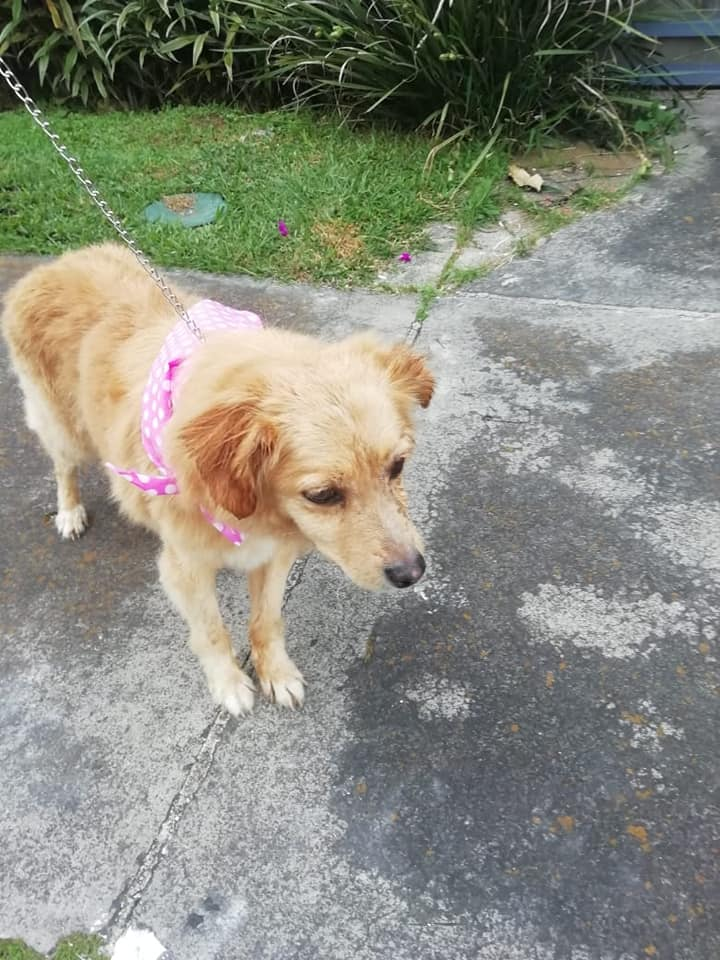
#> input picture semana6/tarea/Perrita.jpg, 720 x 960 px
$ jupyter execute 'Trabajo_Práctico_s6_MCD_Roberto.ipynb'   (shell and % lines are left out)
#> lines starting #> are read from the running program, lines starting #| are printed output that depends on the picture
# Matemática para Ciencia de los Datos
# Trabajo Práctico 5

Profesor: Juan Luis Crespo Mariño (basado en trabajo previo de Luis Alexánder Calvo Valverde)

Instituto Tecnológico de Costa Rica,

Programa Ciencia de Datos

---

Fecha de entrega: 26 de agosto de 2025, hora límite las 6:00 pm.

Medio de entrega: Por medio del TEC-Digital.

Entregables: Un archivo jupyter ( .IPYNB ).

Estudiante:
1. **Roberto Baltodano**

---

**Pregunta 1 (30 puntos)**

Para la siguiente función:

$f_{2}\left(x_{1},x_{2}\right)=x_{1}e^{\left(-x_{1}^{2}-x_{2}^{2}\right)}$

Realice lo siguiente:

En python, genere un gráfico, puede usar la función meshgrid (Use la biblioteca plotly).

[cell 1]

import numpy as np
import plotly.graph_objects as go

# Funcion f2 definida como lambda
f2 = lambda x1, x2: x1 * np.exp(-(x1**2) - (x2**2))

# Se crea un grid con numpy usando la funcion linspace
x1 = np.linspace(-2, 2, 100)
x2 = np.linspace(-2, 2, 100)
X1, X2 = np.meshgrid(x1, x2)
Z = f2(X1, X2)

# Manejo del grafico usando la libreria plotly
fig = go.Figure(data=[go.Surface(z=Z, x=X1, y=X2, colorscale="Viridis")])

fig.update_layout(
    scene=dict(
        xaxis_title="x₁",
        yaxis_title="x₂",
        zaxis_title="z"
    ),
    autosize=True,
    margin=dict(l=65, r=50, b=65, t=90)
)

fig.show()

---

**Pregunta 2 (20 puntos)**

Para la siguiente función multivariable: $z=f\left(x,y\right)=3x^{2}+2y^{4}$, calcule el vector gradiente manualmente.  Evalúelo para el punto $P_{1}=\left(7.4,-6.3\right)$. Luego calcule la magnitud (norma Euclidiana) del vector gradiente para el punto. Finalmente normalice el vector resultante.

--No se require programación en python--.

$$
f(x,y) = 3x^{2} + 2y^{4}
$$

$$
\frac{\partial f(x,y)}{\partial x}
= 3 \cdot 2x^{2-1} + 0
= 6x
$$

$$
\frac{\partial f(x,y)}{\partial y}
= 0 + 2 \cdot 4y^{4-1}
= 8y^{3}
$$

$$
\nabla f = (6x,\, 8y^{3})
$$

Evaluado en P1=(7.4, -6.3)
$$
f(7.4, -6.3)
= \left( 6 \cdot 7.4,\; 8(-6.3)^{3} \right)
= (44.4,\; -2000.376)
$$

Calculo de la norma euclidea
$$
\|\nabla f\| = \sqrt{(6x)^{2} + (8y^{3})^{2}}
= \sqrt{36x^{2} + 64y^{6}}
$$

Se puede simplificar usando el máximo común divisor

$$
\sqrt{36x^{2} + 64y^{6}}
= \sqrt{4 \big( 9x^{2} + 16y^{6} \big)}
= 2\sqrt{9x^{2} + 16y^{6}}
$$

Vector gradiente normalizado

$$
\widehat{\nabla f}
= \left( \frac{6x}{2\sqrt{9x^{2}+16y^{6}}}, \, \frac{8y^{3}}{2\sqrt{9x^{2}+16y^{6}}} \right)
$$

$$
= \left( \frac{3x}{\sqrt{9x^{2}+16y^{6}}}, \, \frac{4y^{3}}{\sqrt{9x^{2}+16y^{6}}} \right)
$$

---

**Pregunta 3 (20 puntos)**

Calcule el vector gradiente $\nabla f$ para la siguiente función multi-variable $f: \mathbb{R}^2\rightarrow\mathbb{R}$.

$f(x,y) = x^3+y^2$

    * Además, evalúe en
$\begin{bmatrix}1\\1\end{bmatrix}$.

$$
f(x,y) = x^{3} + y^{2}
$$

$$
\frac{\partial f(x,y)}{\partial x}
= 3x^{3-1} + 0
= 3x^{2}
$$

$$
\frac{\partial f(x,y)}{\partial y}
= 0 + 2y^{2-1}
= 2y
$$

$$
\nabla f = (3x^{2},\, 2y)
$$

Evaluado en P1 = (1,1)

$$
f(1,1) = (3,\,2)
$$

---

**Pregunta 4 (30 puntos)**

La ténica del SVD puede ser utiliada para la compresión de imágenes. Por ejemplo, una imagen **[1]** de $m×n$ pixels en escala de grises puede ser representada como una matriz $A \in R^{m×n}$ cuyos elementos $a_{ij}$ representan la intensidad del pixel $(i, j)$. En particular, una imagen contiene mucha información redundante, es decir, que puede ser eliminada sin que el efecto visual sea notable.

Se podría sustituir la matriz $A$ por otra matriz $B$ de rango menor.

Consideremos:

Teorema: Sean $\sigma_{1} \geq \sigma_{2} \geq \cdots \geq \sigma_{r} > 0 $, valores singulares no  nulos de $A \in C^{m×n}$. Entonces para cada $k < r$, la distancia desde $A$ al conjunto de matrices de rango $k$ en la norma $\left\Vert \cdot \right\Vert _{2} $ es:

$$\sigma_{k+1} = \min\limits_{rank(B)=k} \left\Vert A - B \right\Vert _{2}$$

Por tanto, si $A = UDV^T $ es la descomposición en valores singulares de $A$, la matriz de rango $k$ de mejor aproximación a $A$ es:

$$B = U
\begin{bmatrix} D  &  0      \\
                0  &  0
\end{bmatrix} V^T , D = diag(\sigma_1, \sigma_2, \cdots , \sigma_k)$$

Si $U_k$ y $V_k$ son las matrices compuestas por las primeras $k$ columnas de $U$ y $V$,  respectivamente, entonces se puede decir que (fórmula **f_1**):

$$B = U_k D V_{k}^{T}$$

logrando codificar la imagen aproximada por medio de matrices de menor tamaño.

Por otra parte, las imágenes en color **[2]** se representan en Python como matrices numéricas tridimensionales, la tercera dimensión para representar los valores de color (rojo, verde azul). Sin embargo, el método SVD es aplicable a matrices bidimensionales. Así que tenemos que encontrar una manera de convertir la matriz tridimensional en matrices bidimensionales, aplicar SVD y reconstruirla como una matriz  tridimensional. Hay dos maneras de hacerlo. Mostraremos ambos métodos a continuación.
1. método de remodelación: Este método implica aplanar la tercera dimensión de la matriz de imágenes en la segunda dimensión utilizando el método de reshape.
1. Método de capa:   Este método trata una imagen en color como una pila de 3 imágenes bidimensionales separadas (capas roja, azul y verde). Se aplica la reconstrucción SVD truncada en cada capa bidimensional por separado y luego se vuelven a juntar las capas reconstruidas.

Investigue uno de estos métodos y aplique un procedimiento similar al del cuaderno visto en clase, utilizando la figura adjunta "Imagen1.jpg" (**procesando la imagen a color, NO en escala de grises**).

1. Cargue la imagen adjunta, "Perrita.jpg".
1. Muestre su contenido en pantalla.
1. Calcule la descomposicíón en valores singulares.
1. Sea $k$ los primeros $k_{ésimos}$ primeros valores singulares. Para $k \in [5, 10, 50, 100, 300, 700, 900]$, haga:
    1. Trunque las matrices U, D y V dejando sólo aquellas columnas que corresponden a los valores singulares seleccionados ($k$), obteniendo las matrices $U_k$, $D$ y $V_k$.
    1. Muestre el tamaño de cada una de las matrices.
    1. Calcule la matriz $B$ que aproxima a $A$ segúnn la fórmula **f_1** (ver arriba).
    1. Muestre la imagen correspondiente al contenido de la matriz $B$.

**[1]** Texto base: https://w3.ual.es/~andrei/Practicas/practica14.pdf

**[2]** Texto base de Ramesh Putalapattu.

[cell 2]
from PIL import Image
import matplotlib.pyplot as plt
import numpy as np

plt.style.use('ggplot')
img = Image.open('Perrita.jpg').convert("RGB")
#> img is the input picture: PIL image 720x960 RGB; mean R, G, B 137.7, 139.2, 127
print("Detalles de img: ", img)
#| Detalles de img:  <PIL.Image.Image image mode=RGB size=720x960 at 0x7F8BD4CCA590>

A = np.array(img, dtype=np.float64)

# Opcion escogida: #2 Dividir las 3 matrices y aplicar la SVD a las 3 en paralelo
R = A[:, :, 0]
G = A[:, :, 1]
B = A[:, :, 2]

# Muestra la imagen de las 3 diferentes matrices
# Rojo
print("Rojos")
plt.figure(figsize=(9, 6))
plt.imshow(R, cmap='Reds')
plt.show()

# Verde
print("Verdes")
plt.figure(figsize=(9, 6))
plt.imshow(G, cmap='Greens')
plt.show()

# Azul
print("Azules")
plt.figure(figsize=(9, 6))
plt.imshow(B, cmap='Blues')
plt.show()

# Aplico la SVD para las 3 diferentes matrices RGB
UR, DR, VR = np.linalg.svd(R)
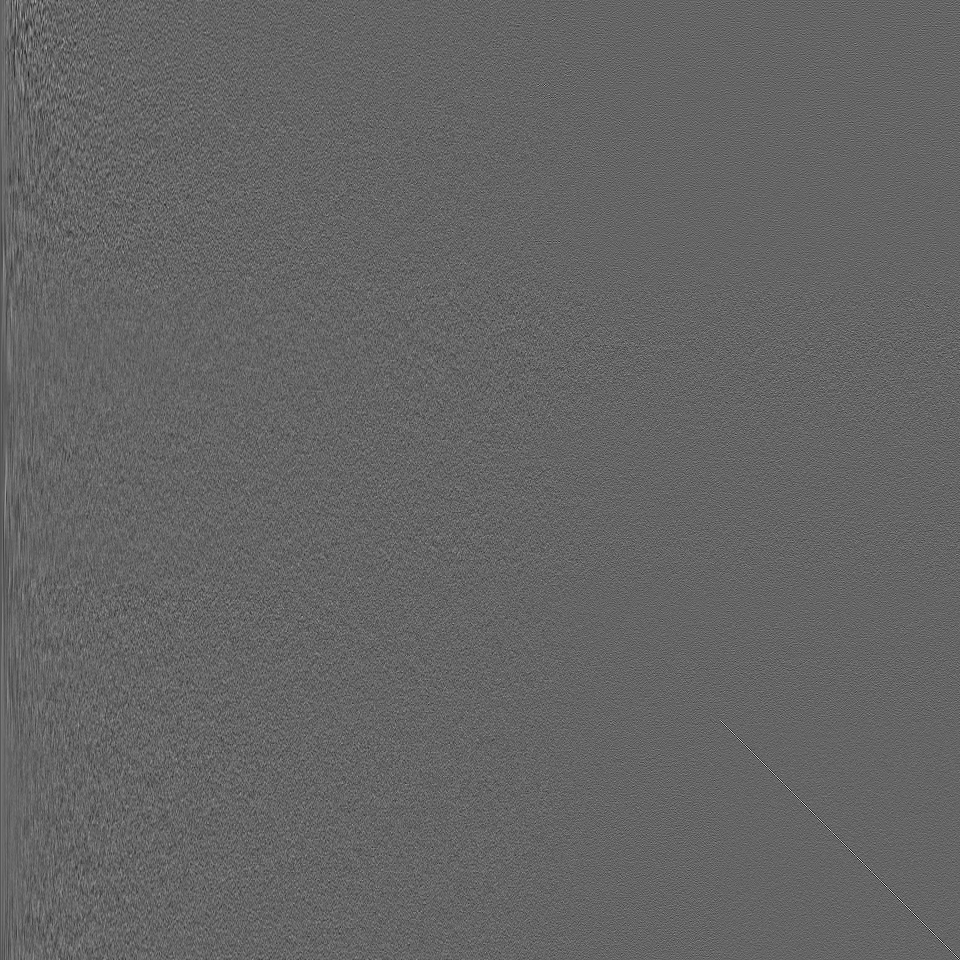
#> UR: shape (960, 960) float64; min -0.26, max 0.393, mean -2.93e-05; drawn with min black and max white
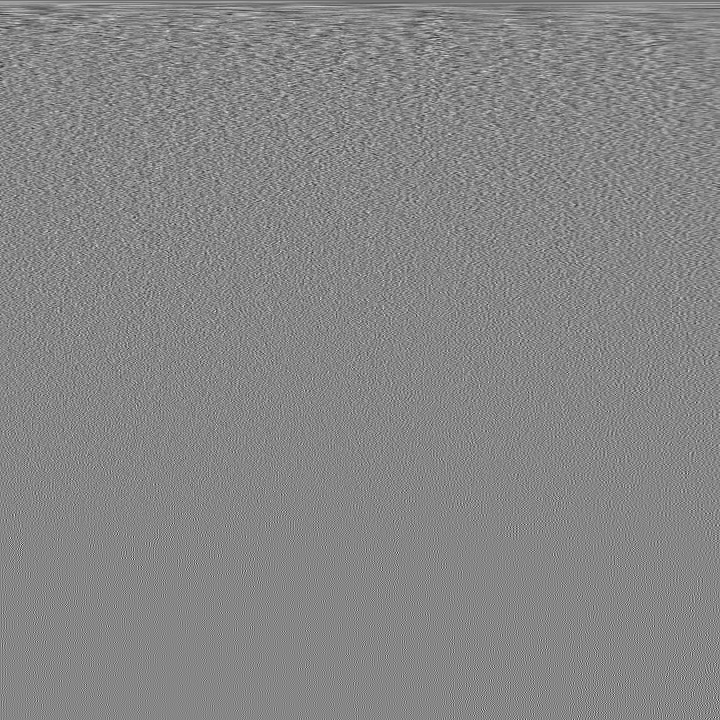
#> VR: shape (720, 720) float64; min -0.24, max 0.215, mean -5.91e-05; drawn with min black and max white
#> DR = 720 values, max 120770.6 at index 0, min 2.66 at index 719, mean 610.6
UG, DG, VG = np.linalg.svd(G)
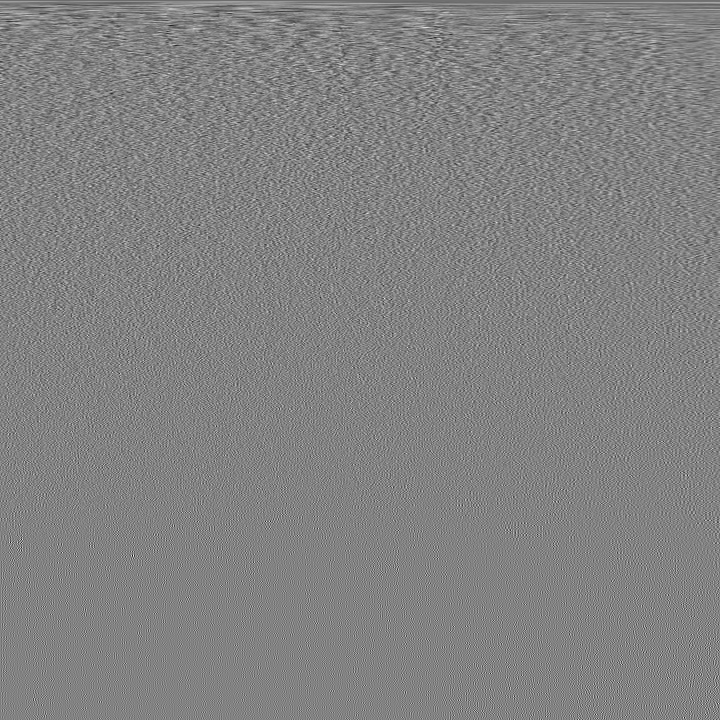
#> VG: shape (720, 720) float64; min -0.25, max 0.239, mean -5.76e-05; drawn with min black and max white
#> DG = 720 values, max 119848 at index 0, min 2.64 at index 719, mean 608.6
UB, DB, VB = np.linalg.svd(B)
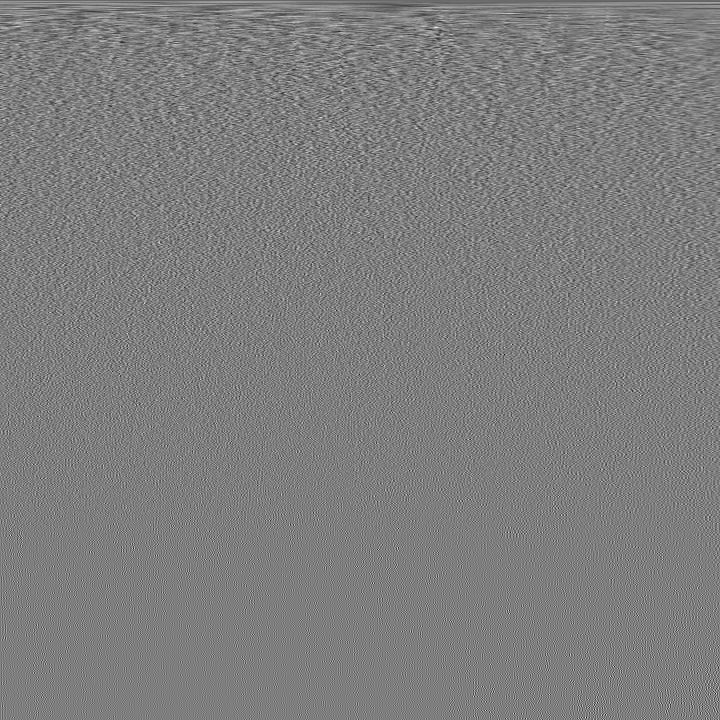
#> VB: shape (720, 720) float64; min -0.231, max 0.235, mean -5.92e-05; drawn with min black and max white
#> DB = 720 values, max 110981.5 at index 0, min 3.04 at index 719, mean 608.3


for i in [5, 10, 50, 100, 300, 700]:
    # Se hace la reconstruccion para cada valor del bucle para los 3 canales RGB
    reconstimgR = UR[:, :i] @ np.diag(DR[:i]) @ VR[:i, :]
    reconstimgG = UG[:, :i] @ np.diag(DG[:i]) @ VG[:i, :]
    reconstimgB = UB[:, :i] @ np.diag(DB[:i]) @ VB[:i, :]

    # Se combinan las matrices
    reconstimg = np.stack((reconstimgR, reconstimgG, reconstimgB), axis=2)

    # Se clipean los valores para que sean de 0 a 255 y se convierten a un unsigned integer 8 para mostrarlo
    reconstimg = np.clip(reconstimg, 0, 255).astype(np.uint8)

    plt.figure(figsize=(9, 6))
    plt.imshow(reconstimg)
    title = "n = %s" % i
    plt.title(title)
    plt.axis("off")
    plt.show()
#> this loop made 6 passes
#> pass 1, `reconstimgR = UR[:, :i] @ np.diag(DR[:i]) @ VR[:i, :]`:
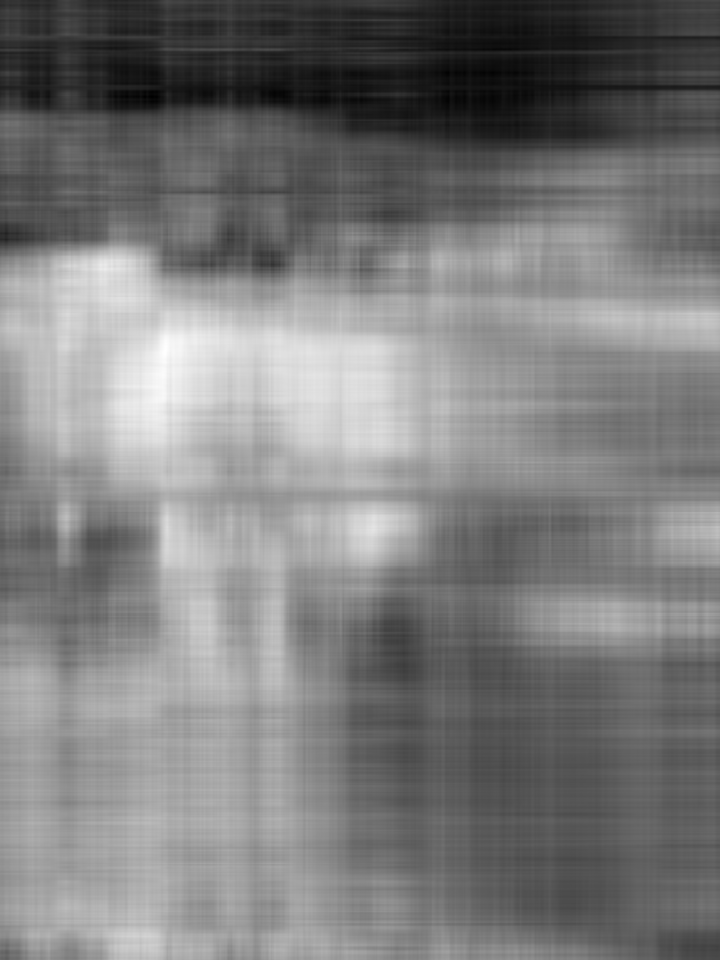
#> reconstimgR: shape (960, 720) float64; min 9.2, max 272.5, mean 137.7; drawn with min black and max white
#> pass 1, `reconstimgB = UB[:, :i] @ np.diag(DB[:i]) @ VB[:i, :]`:
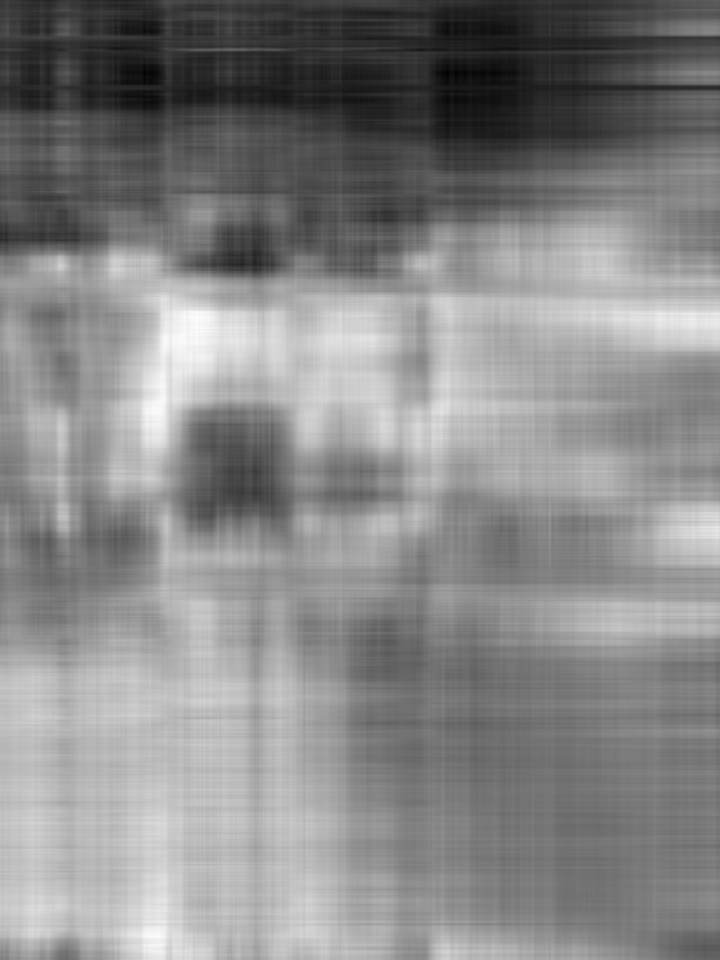
#> reconstimgB: shape (960, 720) float64; min -3.99, max 243.2, mean 127; drawn with min black and max white
#> pass 2, `plt.show()`:
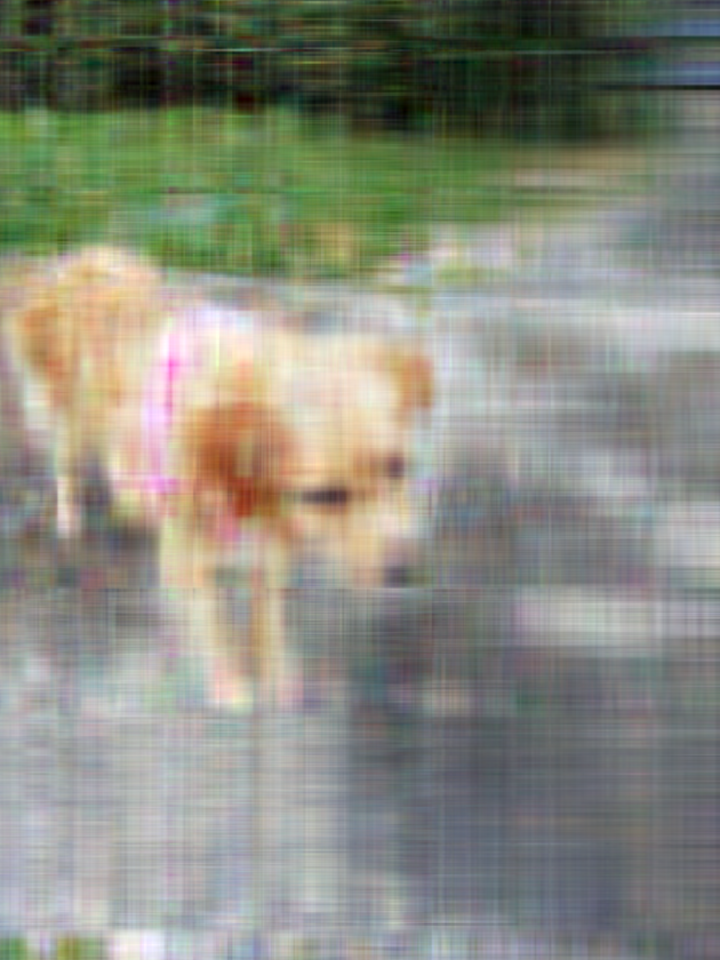
#> shown: shape (960, 720, 3); mean R, G, B 137.2, 138.7, 126.5
